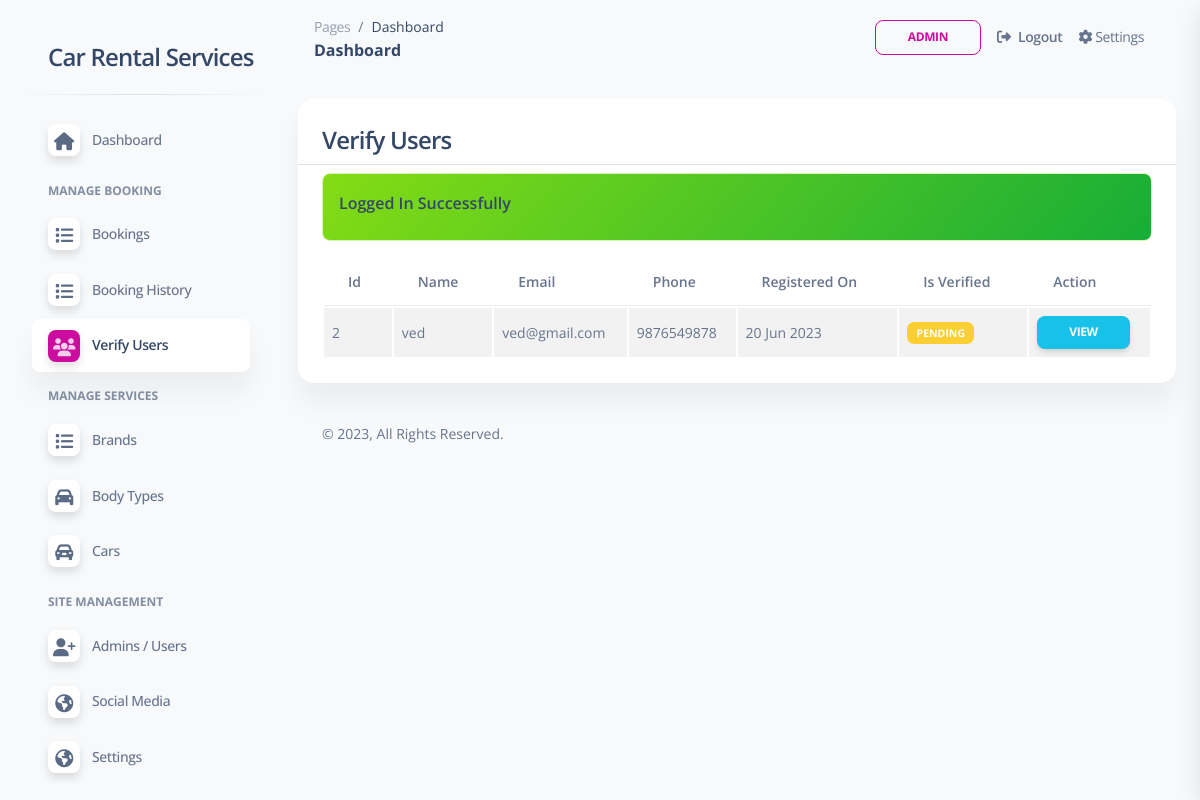
Page /admin/verify-users.php (signed in) on the committed database.
### tables this page shows
CREATE TABLE `web_settings` (
  `id` int(11) UNSIGNED NOT NULL,
  `title` varchar(255) NOT NULL,
  `url` varchar(255) DEFAULT NULL,
  `description` varchar(1000) DEFAULT NULL,
  `logo` varchar(100) DEFAULT NULL,
  `address` varchar(500) DEFAULT NULL,
  `email1` varchar(100) DEFAULT NULL,
  `email2` varchar(100) DEFAULT NULL,
  `phone1` varchar(15) DEFAULT NULL,
  `phone2` varchar(15) DEFAULT NULL
);

CREATE TABLE `users` (
  `id` int(11) UNSIGNED NOT NULL,
  `name` varchar(100) NOT NULL,
  `email` varchar(100) NOT NULL,
  `password` varchar(100) NOT NULL,
  `phone` varchar(20) DEFAULT NULL,
  `alt_phone` varchar(20) DEFAULT NULL,
  `address` varchar(500) DEFAULT NULL,
  `role` varchar(20) DEFAULT 'user' COMMENT 'user,admin,etc',
  `is_ban` tinyint(1) DEFAULT 0 COMMENT '0=active,1=ban',
  `is_verified` tinyint(1) NOT NULL DEFAULT 0 COMMENT '0=un-verified,1=verified',
  `remarks` varchar(500) DEFAULT NULL COMMENT 'eg: DL not clear, fake dl, missing documents,etc',
  `dl_number` varchar(100) DEFAULT NULL,
  `dl_image_front` varchar(100) DEFAULT NULL,
  `dl_image_back` varchar(100) DEFAULT NULL,
  `id_proof_type` varchar(100) DEFAULT NULL COMMENT 'aadhar, PAN, Voter',
  `id_proof_number` varchar(100) DEFAULT NULL,
  `created_at` date DEFAULT current_timestamp()
);

### admin/verify-users.php (the view, shortened to what this page needs)
<?php include('includes/header.php'); ?>
    <div class="row">
        <div class="col-md-12">
            <div class="card mb-4">
                <div class="card-header border-bottom mb-2 pb-0">
                    <h4>Verify Users
                    </h4>
                </div>
                <div class="card-body pt-0 pb-2">
                    <?php
                    $query = "SELECT * FROM users WHERE dl_number!='' AND dl_image_front!='' AND is_verified='0'";
                    $users = mysqli_query($conn, $query);
                    if(mysqli_num_rows($users) > 0){
                    ?>
                    <div class="table-responsive p-0">
                        <table id="myTable" class="table table-striped align-items-center justify-content-center">
                            <thead>
                                <tr>
                                    <th>Id</th>
                                    <th>Name</th>
                                    <th>Email</th>
                                    <th>Phone</th>
                                    <th>Registered On</th>
                                    <th>Is Verified</th>
                                    <th>Action</th>
                                </tr>
                            </thead>
                            <tbody>
                            <?php
                                foreach($users as $userItem) :
                                ?>
                                <tr>
                                    <td><?= $userItem['id']; ?></td>
                                    <td><?= $userItem['name']; ?></td>
                                    <td><?= $userItem['email']; ?></td>
                                    <td><?= $userItem['phone']; ?></td>
                                    <td><?= date('d M Y', strtotime($userItem['created_at'])); ?></td>
                                    <td>
                                        <?php
                                            if($userItem['is_verified'] == 1){
                                                echo '<span class="badge bg-primary">Verified</span>';
                                            }else{
                                                echo '<span class="badge bg-warning">Pending</span>';
                                            }
                                        ?>
                                    </td>
                                    <td>
                                        <a href="verify-user.php?id=<?= $userItem['id'];?>" class="btn mb-0 btn-info btn-sm">View</a>
                                    </td>
                                </tr>
                                <?php
                                endforeach;
                            ?>
                            </tbody>
                        </table>
                    </div>
                    <?php
                        }else{
                            ?>
                                <h5 class="mb-0">No Record Found!</h5>
                            <?php
                        }
                    ?>
                </div>
            </div>
        </div>
    </div>
<?php include('includes/footer.php'); ?>

### admin/includes/sidebar.php (shortened to what this page needs)
<?php
$pageName = substr($_SERVER["SCRIPT_NAME"],strrpos($_SERVER["SCRIPT_NAME"],"/")+1);
?>
<aside class="sidenav navbar navbar-vertical navbar-expand-xs border-0 border-radius-xl my-3 fixed-start ms-3 " id="sidenav-main">
    <div class="sidenav-header">
      <a class="navbar-brand m-0" href="dashboard.php" target="_blank">
        <h4><?= webSetting('title') ?? 'Funda Services'; ?></h4>
      </a>
    </div>
    <hr class="horizontal dark mt-0">
    <div class="collapse navbar-collapse w-auto" id="sidenav-collapse-main">
      <ul class="navbar-nav">
        <li class="nav-item">
          <a class="nav-link
            <?= $pageName == "dashboard.php"?'active':'' ?>" href="dashboard.php">
            <div class="icon icon-shape icon-sm shadow border-radius-md bg-white text-center me-2 d-flex align-items-center justify-content-center">
                <i class="fa fa-home <?= $pageName == "dashboard.php"?'text-white':'text-dark' ?>   text-lg"></i>
            </div>
            <span class="nav-link-text ms-1">Dashboard</span>
          </a>
        </li>
        <li class="nav-item mt-3">
          <h6 class="ps-4 ms-2 text-uppercase text-xs font-weight-bolder opacity-6">Manage Booking</h6>
        </li>
        <li class="nav-item">
          <a class="nav-link  <?= $pageName == "bookings.php"?'active':'' ?>"  href="bookings.php">
            <div class="icon icon-shape icon-sm shadow border-radius-md bg-white text-center me-2 d-flex align-items-center justify-content-center">
                <i class="fa fa-list <?= $pageName == "bookings.php"?'text-white':'text-dark' ?>   text-lg"></i>
            </div>
            <span class="nav-link-text ms-1">Bookings</span>
          </a>
        </li>
        <li class="nav-item">
          <a class="nav-link <?= $pageName == "booking-history.php"?'active':'' ?>" href="booking-history.php">
            <div class="icon icon-shape icon-sm shadow border-radius-md bg-white text-center me-2 d-flex align-items-center justify-content-center">
                <i class="fa fa-list <?= $pageName == "booking-history.php"?'text-white':'text-dark' ?> text-lg"></i>
            </div>
            <span class="nav-link-text ms-1">Booking History</span>
          </a>
        </li>
        <li class="nav-item">
          <a class="nav-link <?= $pageName == "verify-users.php"?'active':'' ?>" href="verify-users.php">
            <div class="icon icon-shape icon-sm shadow border-radius-md bg-white text-center me-2 d-flex align-items-center justify-content-center">
                <i class="fa fa-users <?= $pageName == "verify-users.php"?'text-white':'text-dark' ?> text-lg"></i>
            </div>
            <span class="nav-link-text ms-1">Verify Users</span>
          </a>
        </li>
        <li class="nav-item mt-3">
          <h6 class="ps-4 ms-2 text-uppercase text-xs font-weight-bolder opacity-6">Manage Services</h6>
        </li>
        <li class="nav-item">
          <a class="nav-link <?= $pageName == "brands.php"?'active':'' ?>" href="brands.php">
            <div class="icon icon-shape icon-sm shadow border-radius-md bg-white text-center me-2 d-flex align-items-center justify-content-center">
                <i class="fa fa-list <?= $pageName == "brands.php"?'text-white':'text-dark' ?>   text-lg"></i>
            </div>
            <span class="nav-link-text ms-1">Brands</span>
          </a>
        </li>
        <li class="nav-item">
          <a class="nav-link
            <?= $pageName == "body-types.php"?'active':'' ?>"
            href="body-types.php">
            <div class="icon icon-shape icon-sm shadow border-radius-md bg-white text-center me-2 d-flex align-items-center justify-content-center">
                <i class="fa fa-car <?= $pageName == "body-types.php"?'text-white':'text-dark' ?>   text-lg"></i>
            </div>
            <span class="nav-link-text ms-1">Body Types</span>
          </a>
        </li>
        <li class="nav-item">
          <a class="nav-link <?= $pageName == "cars.php"?'active':'' ?>" href="cars.php">
            <div class="icon icon-shape icon-sm shadow border-radius-md bg-white text-center me-2 d-flex align-items-center justify-content-center">
                <i class="fa fa-car-alt <?= $pageName == "cars.php"?'text-white':'text-dark' ?>   text-lg"></i>
            </div>
            <span class="nav-link-text ms-1">Cars</span>
          </a>
        </li>
        <li class="nav-item mt-3">
          <h6 class="ps-4 ms-2 text-uppercase text-xs font-weight-bolder opacity-6">Site Management</h6>
        </li>
        <li class="nav-item">
          <a class="nav-link <?= $pageName == "users.php"?'active':'' ?>" href="users.php">
            <div class="icon icon-shape icon-sm shadow border-radius-md bg-white text-center me-2 d-flex align-items-center justify-content-center">
                <i class="fa fa-user-plus <?= $pageName == "users.php"?'text-white':'text-dark' ?>   text-lg"></i>
            </div>
            <span class="nav-link-text ms-1">Admins / Users</span>
          </a>
        </li>
        <li class="nav-item">
          <a class="nav-link <?= $pageName == "social-media.php"?'active':'' ?>" href="social-media.php">
            <div class="icon icon-shape icon-sm shadow border-radius-md bg-white text-center me-2 d-flex align-items-center justify-content-center">
                <i class="fa fa-globe <?= $pageName == "social-media.php"?'text-white':'text-dark' ?>   text-lg"></i>
            </div>
            <span class="nav-link-text ms-1">Social Media</span>
          </a>
        </li>
        <li class="nav-item">
          <a class="nav-link <?= $pageName == "settings.php"?'active':'' ?>"
          href="settings.php">
            <div class="icon icon-shape icon-sm shadow border-radius-md bg-white text-center me-2 d-flex align-items-center justify-content-center">
                <i class="fa fa-globe <?= $pageName == "settings.php"?'text-white':'text-dark' ?> text-lg" ></i>
            </div>
            <span class="nav-link-text ms-1">Settings</span>
          </a>
        </li>
      </ul>
    </div>
  </aside>

### admin/assets/css/nucleo-svg.css (style rules this page uses)
.icon { display: inline-block; color: #111111; height: 1em; width: 1em; }
.icon-sm { height: 0.8em; width: 0.8em; }
.icon { fill: currentColor; stroke: none; }

### rows in the picture
web_settings: title "Car Rental Services"
users: id "2", name "ved", email "ved@gmail.com", phone "9876549878", created_at "20 Jun 2023", is_verified "PENDING"

### other values in the picture
$_SESSION['loggedInUser']['name'] "ADMIN"
$_SESSION['status'] "Logged In Successfully"
